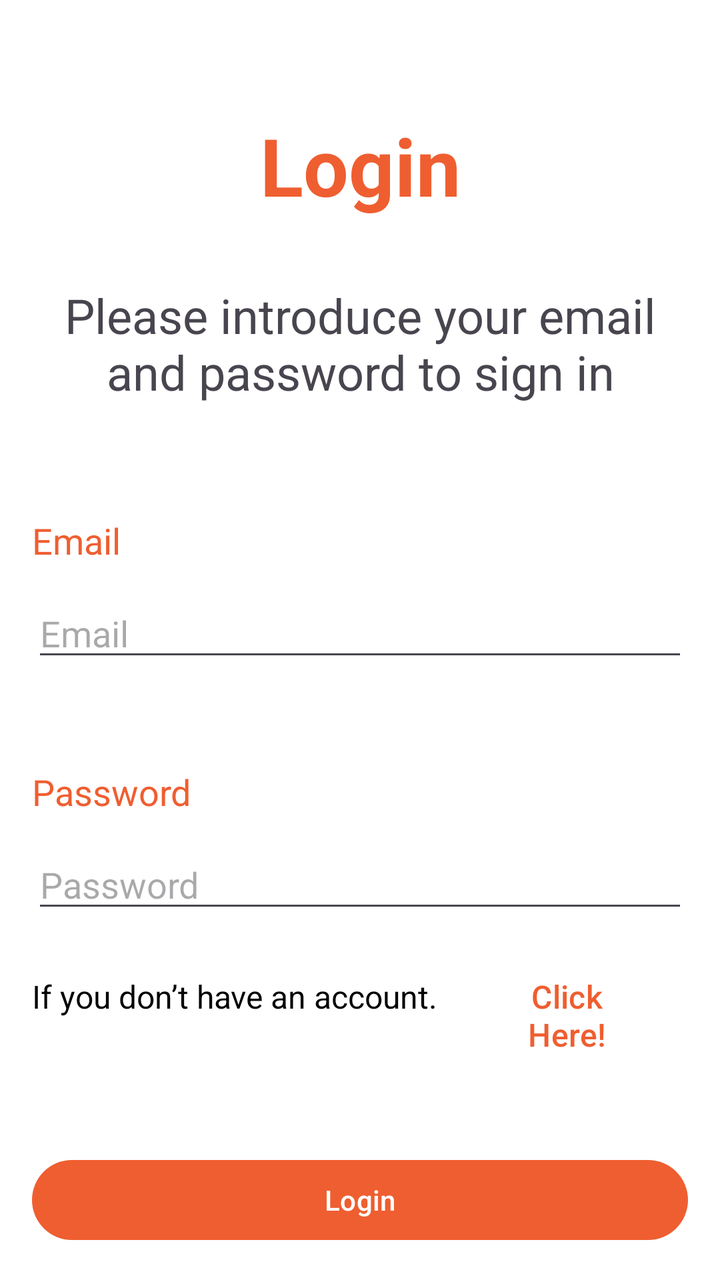
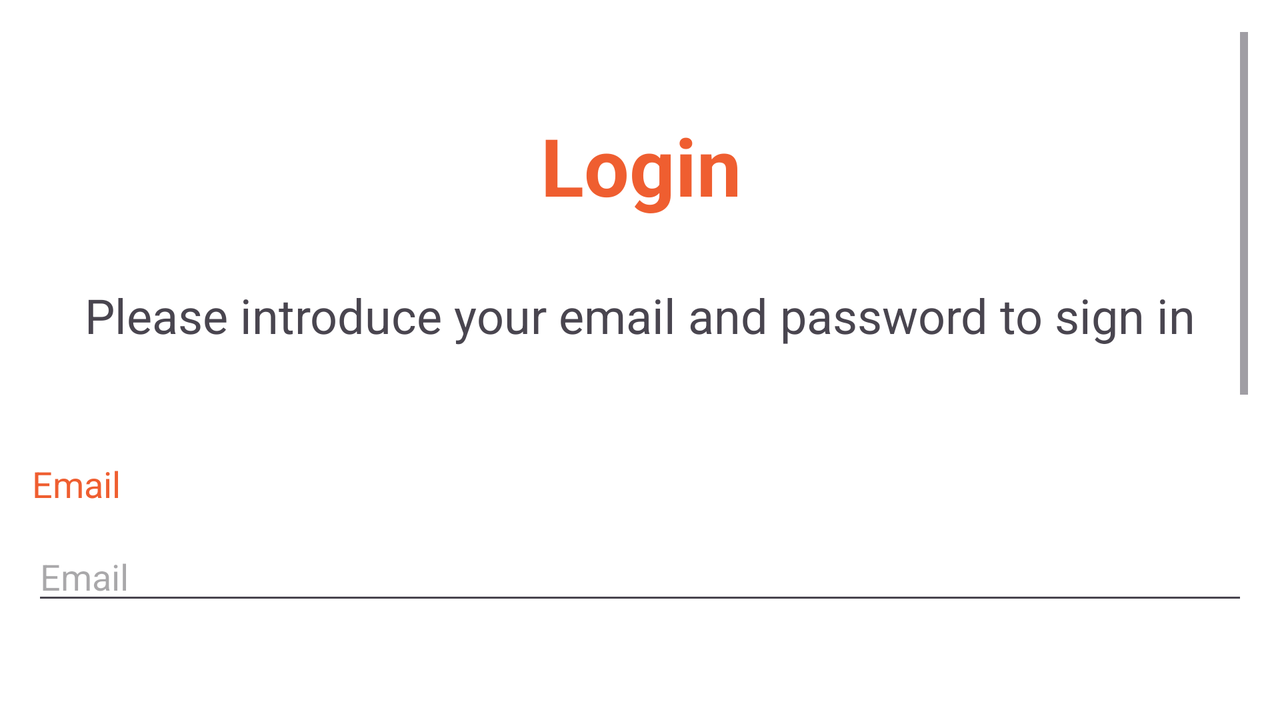

First picture: res/layout/ on a phone held upright. Second picture: the repository's own variant of that layout, on a device whose configuration matches the variant's folder. Source for both follows.
<!-- AndroidManifest.xml: application theme Theme.QueimaSegura -->
<!-- res/layout/login_activity.xml -->
<?xml version="1.0" encoding="utf-8"?>
<androidx.constraintlayout.widget.ConstraintLayout xmlns:android="http://schemas.android.com/apk/res/android"
    xmlns:app="http://schemas.android.com/apk/res-auto"
    xmlns:tools="http://schemas.android.com/tools"
    android:layout_width="match_parent"
    android:layout_height="match_parent"
    android:background="@color/white"
    android:padding="16dp"
    tools:context=".common.login.LoginActivity">

    <TextView
        android:id="@+id/textViewTitle"
        android:layout_width="wrap_content"
        android:layout_height="wrap_content"
        android:layout_marginTop="40dp"
        android:text="@string/login"
        android:textColor="@color/colorPrimary"
        android:textSize="40sp"
        android:textStyle="bold"
        app:layout_constraintEnd_toEndOf="parent"
        app:layout_constraintHorizontal_bias="0.501"
        app:layout_constraintStart_toStartOf="parent"
        app:layout_constraintTop_toTopOf="parent" />

    <TextView
        android:id="@+id/textViewDescription"
        android:layout_width="wrap_content"
        android:layout_height="wrap_content"
        android:layout_marginTop="32dp"
        android:textSize="24sp"
        android:textAlignment="center"
        android:text="@string/login_desc"
        app:layout_constraintEnd_toEndOf="parent"
        app:layout_constraintStart_toStartOf="parent"
        app:layout_constraintTop_toBottomOf="@id/textViewTitle" />

    <TextView
        android:id="@+id/textViewEmailLabel"
        android:layout_width="wrap_content"
        android:layout_height="wrap_content"
        android:layout_marginTop="56dp"
        android:text="@string/email"
        android:textColor="@color/colorPrimary"
        android:textSize="18sp"
        app:layout_constraintStart_toStartOf="parent"
        app:layout_constraintTop_toBottomOf="@id/textViewDescription" />

    <EditText
        android:id="@+id/editTextEmail"
        android:layout_width="0dp"
        android:layout_height="wrap_content"
        android:layout_marginTop="12dp"
        android:hint="@string/email"
        android:inputType="textEmailAddress"
        app:layout_constraintEnd_toEndOf="parent"
        app:layout_constraintHorizontal_bias="0.0"
        app:layout_constraintStart_toStartOf="parent"
        app:layout_constraintTop_toBottomOf="@id/textViewEmailLabel"
        android:autofillHints="" />

    <TextView
        android:id="@+id/textViewPasswordLabel"
        android:layout_width="wrap_content"
        android:layout_height="wrap_content"
        android:layout_marginTop="48dp"
        android:text="@string/password"
        android:textColor="@color/colorPrimary"
        android:textSize="18sp"
        app:layout_constraintStart_toStartOf="parent"
        app:layout_constraintTop_toBottomOf="@id/editTextEmail" />

    <EditText
        android:id="@+id/editTextPassword"
        android:layout_width="0dp"
        android:layout_height="wrap_content"
        android:layout_marginTop="12dp"
        android:hint="@string/password"
        android:inputType="textPassword"
        app:layout_constraintEnd_toEndOf="parent"
        app:layout_constraintHorizontal_bias="0.0"
        app:layout_constraintStart_toStartOf="parent"
        app:layout_constraintTop_toBottomOf="@id/textViewPasswordLabel"
        android:autofillHints="" />

    <LinearLayout
        android:id="@+id/signUpPromptLayout"
        android:layout_width="wrap_content"
        android:layout_height="wrap_content"
        android:orientation="horizontal"
        android:layout_marginTop="16dp"
        app:layout_constraintEnd_toEndOf="parent"
        app:layout_constraintStart_toStartOf="parent"
        app:layout_constraintTop_toBottomOf="@id/editTextPassword">

        <TextView
            android:id="@+id/textViewSignUpPromptPart1"
            android:layout_width="wrap_content"
            android:layout_height="wrap_content"
            android:text="@string/sign_up_prompt"
            android:textSize="16sp"
            android:textColor="@android:color/black" />

        <Button
            android:id="@+id/clickHereButton"
            android:layout_width="wrap_content"
            android:layout_height="wrap_content"
            android:background="#00FFFFFF"
            android:text="@string/click"
            android:textColor="@color/colorPrimary"
            android:textSize="16sp" />

    </LinearLayout>

    <Button
        android:id="@+id/buttonLogin"
        android:layout_width="0dp"
        android:layout_height="wrap_content"
        android:layout_marginTop="32dp"
        android:text="@string/login"
        app:layout_constraintEnd_toEndOf="parent"
        app:layout_constraintStart_toStartOf="parent"
        app:layout_constraintBottom_toBottomOf="parent" />

</androidx.constraintlayout.widget.ConstraintLayout>
<!-- resources referenced by this layout -->
<resources>
  <color name="colorPrimary">#EF5E30</color>
  <color name="white">#FFFFFFFF</color>
  <string name="click">Click Here!</string>
  <string name="email" translatable="false">Email</string>
  <string name="login">Login</string>
  <string name="login_desc">Please introduce your email and password to sign in</string>
  <string name="password">Password</string>
  <string name="sign_up_prompt">"If you don’t have an account. "</string>
  <style name="Theme.QueimaSegura" parent="Base.Theme.QueimaSegura" />
  <style name="Base.Theme.QueimaSegura" parent="Theme.Material3.DayNight.NoActionBar">
          
          <item name="colorPrimary">@color/colorPrimary</item>
          <item name="colorAccent">@color/colorAccent</item>
      </style>
  <color name="colorAccent">#BFBFBF</color>
</resources>
<!-- res/layout-land/login_activity.xml (the repository's variant of the layout above) -->
<!-- drawn on the phone turned sideways -->
<?xml version="1.0" encoding="utf-8"?>
<androidx.constraintlayout.widget.ConstraintLayout xmlns:android="http://schemas.android.com/apk/res/android"
    xmlns:app="http://schemas.android.com/apk/res-auto"
    xmlns:tools="http://schemas.android.com/tools"
    android:layout_width="match_parent"
    android:layout_height="match_parent"
    android:background="@color/white"
    android:padding="16dp"
    tools:context=".common.login.LoginActivity">

    <ScrollView
        android:layout_width="match_parent"
        android:layout_height="match_parent"
        android:fillViewport="true">

        <androidx.constraintlayout.widget.ConstraintLayout
            android:layout_width="match_parent"
            android:layout_height="wrap_content">

            <TextView
                android:id="@+id/textViewTitle"
                android:layout_width="wrap_content"
                android:layout_height="wrap_content"
                android:layout_marginTop="40dp"
                android:text="@string/login"
                android:textColor="@color/colorPrimary"
                android:textSize="40sp"
                android:textStyle="bold"
                app:layout_constraintEnd_toEndOf="parent"
                app:layout_constraintHorizontal_bias="0.501"
                app:layout_constraintStart_toStartOf="parent"
                app:layout_constraintTop_toTopOf="parent" />

            <TextView
                android:id="@+id/textViewDescription"
                android:layout_width="wrap_content"
                android:layout_height="wrap_content"
                android:layout_marginTop="32dp"
                android:textSize="24sp"
                android:textAlignment="center"
                android:text="@string/login_desc"
                app:layout_constraintEnd_toEndOf="parent"
                app:layout_constraintStart_toStartOf="parent"
                app:layout_constraintTop_toBottomOf="@id/textViewTitle" />

            <TextView
                android:id="@+id/textViewEmailLabel"
                android:layout_width="wrap_content"
                android:layout_height="wrap_content"
                android:layout_marginTop="56dp"
                android:text="@string/email"
                android:textColor="@color/colorPrimary"
                android:textSize="18sp"
                app:layout_constraintStart_toStartOf="parent"
                app:layout_constraintTop_toBottomOf="@id/textViewDescription" />

            <EditText
                android:id="@+id/editTextEmail"
                android:layout_width="0dp"
                android:layout_height="wrap_content"
                android:layout_marginTop="12dp"
                android:hint="@string/email"
                android:inputType="textEmailAddress"
                app:layout_constraintEnd_toEndOf="parent"
                app:layout_constraintHorizontal_bias="0.0"
                app:layout_constraintStart_toStartOf="parent"
                app:layout_constraintTop_toBottomOf="@id/textViewEmailLabel"
                android:autofillHints="" />

            <TextView
                android:id="@+id/textViewPasswordLabel"
                android:layout_width="wrap_content"
                android:layout_height="wrap_content"
                android:layout_marginTop="48dp"
                android:text="@string/password"
                android:textColor="@color/colorPrimary"
                android:textSize="18sp"
                app:layout_constraintStart_toStartOf="parent"
                app:layout_constraintTop_toBottomOf="@id/editTextEmail" />

            <EditText
                android:id="@+id/editTextPassword"
                android:layout_width="0dp"
                android:layout_height="wrap_content"
                android:layout_marginTop="12dp"
                android:hint="@string/password"
                android:inputType="textPassword"
                app:layout_constraintEnd_toEndOf="parent"
                app:layout_constraintHorizontal_bias="0.0"
                app:layout_constraintStart_toStartOf="parent"
                app:layout_constraintTop_toBottomOf="@id/textViewPasswordLabel"
                android:autofillHints="" />

            <LinearLayout
                android:id="@+id/signUpPromptLayout"
                android:layout_width="wrap_content"
                android:layout_height="wrap_content"
                android:orientation="horizontal"
                android:layout_marginTop="16dp"
                app:layout_constraintEnd_toEndOf="parent"
                app:layout_constraintStart_toStartOf="parent"
                app:layout_constraintTop_toBottomOf="@id/editTextPassword">

                <TextView
                    android:id="@+id/textViewSignUpPromptPart1"
                    android:layout_width="wrap_content"
                    android:layout_height="wrap_content"
                    android:text="@string/sign_up_prompt"
                    android:textSize="16sp"
                    android:textColor="@android:color/black" />

                <Button
                    android:id="@+id/clickHereButton"
                    android:layout_width="wrap_content"
                    android:layout_height="wrap_content"
                    android:background="#00FFFFFF"
                    android:text="@string/click"
                    android:textColor="@color/colorPrimary"
                    android:textSize="16sp" />

            </LinearLayout>

            <Button
                android:id="@+id/buttonLogin"
                android:layout_width="0dp"
                android:layout_height="wrap_content"
                android:layout_marginTop="32dp"
                android:layout_marginBottom="32dp"
                android:text="@string/login"
                app:layout_constraintEnd_toEndOf="parent"
                app:layout_constraintStart_toStartOf="parent"
                app:layout_constraintTop_toBottomOf="@id/signUpPromptLayout"
                app:layout_constraintBottom_toBottomOf="parent" />

        </androidx.constraintlayout.widget.ConstraintLayout>

    </ScrollView>

</androidx.constraintlayout.widget.ConstraintLayout>
